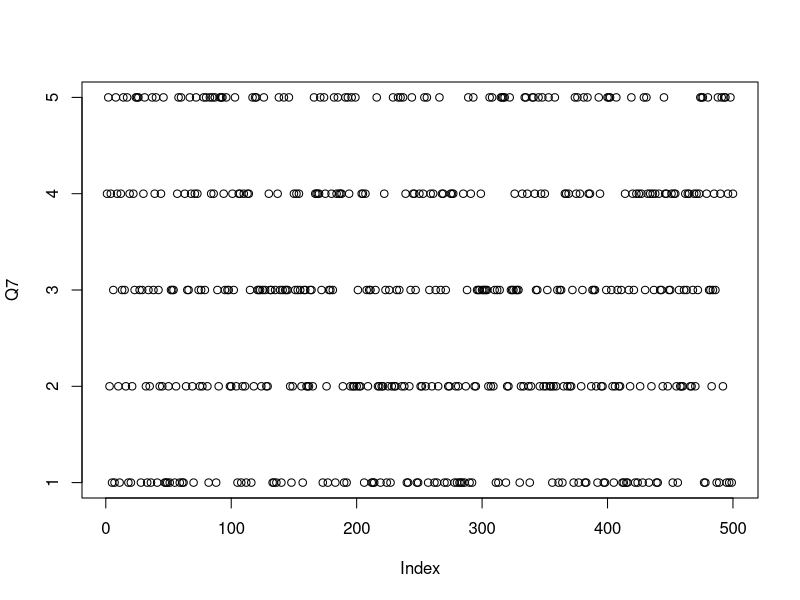

Reproduce this figure in R.
## ---- chunk 1
knitr::opts_chunk$set(echo = TRUE)
## ---- chunk 2
set.seed(123456)
#Are you eligible and registered to vote at your current address you living at?(Yes=1/No=1)
Q1<-sample(0:1,size=500,replace=TRUE)
# What is your gender?(Male=1/Female=2/Other=3)
Q2<-sample(1:3,size=500,replace=TRUE)
# Do you think marijuana legalization should be allowed?  Completely agree=1, somewhat agree=2,neutrally=3,somewhat disagree=4, completely disagree=5
Q3<-sample(1:5,size=500,replace=TRUE)
#In general, what do you think about loosened the rules for refugee?(1-5)
Q4<-sample(1:5,size=500,replace=TRUE)
# Do you think everyone should be permitted to possess guns? Yes=1,No=0
Q5<-sample(0:1,size=500,replace=TRUE)
# Do you agree with environmental safety is one of the priorities to Canada? 1-5
Q6<-sample(1:5,size=500,replace=TRUE)
# Which party are you going to vote on Election Day? 1- Liberal 2-Political 3-Quec 4-Green 5-Conservative
Q7 <- sample(1:5,size=500,replace=TRUE)

data <- data.frame(Q1,Q2,Q3,Q4,Q5,Q6,Q7)
plot(Q7)
